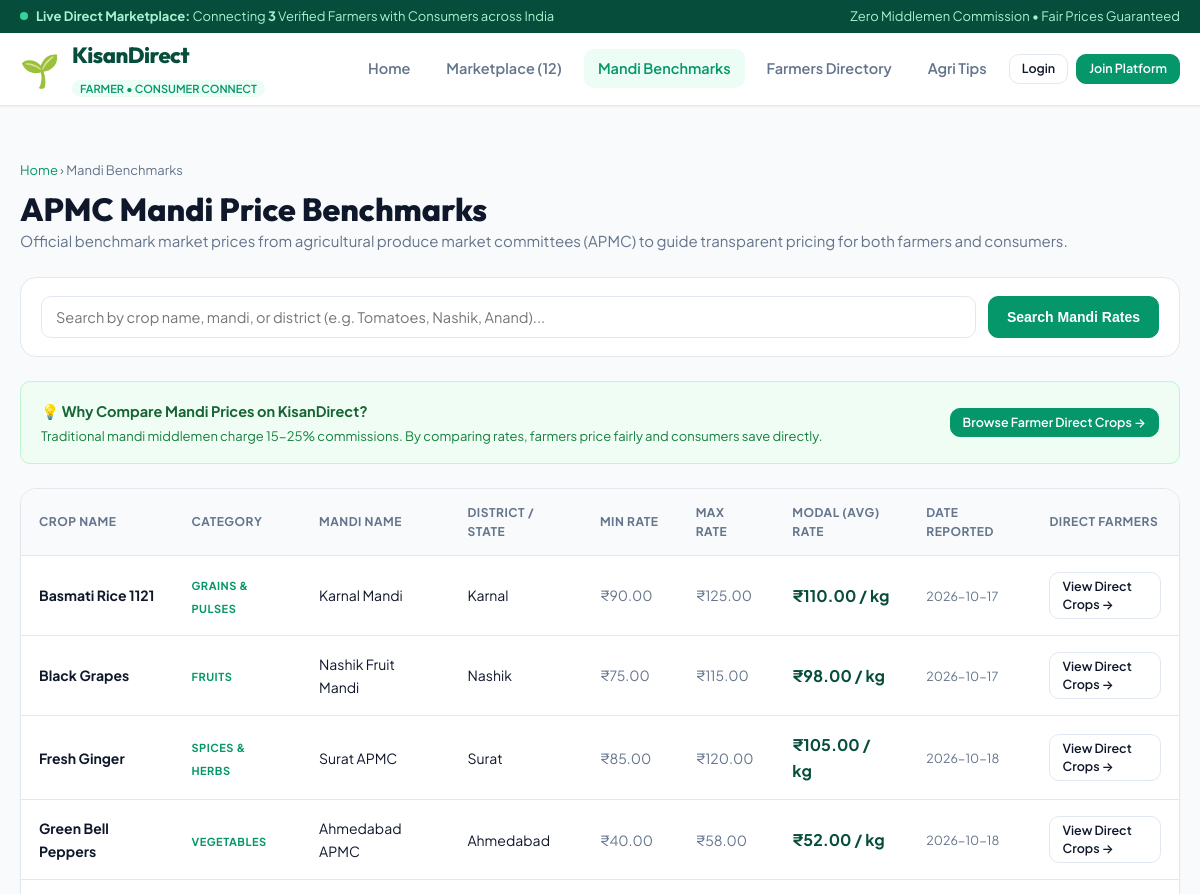
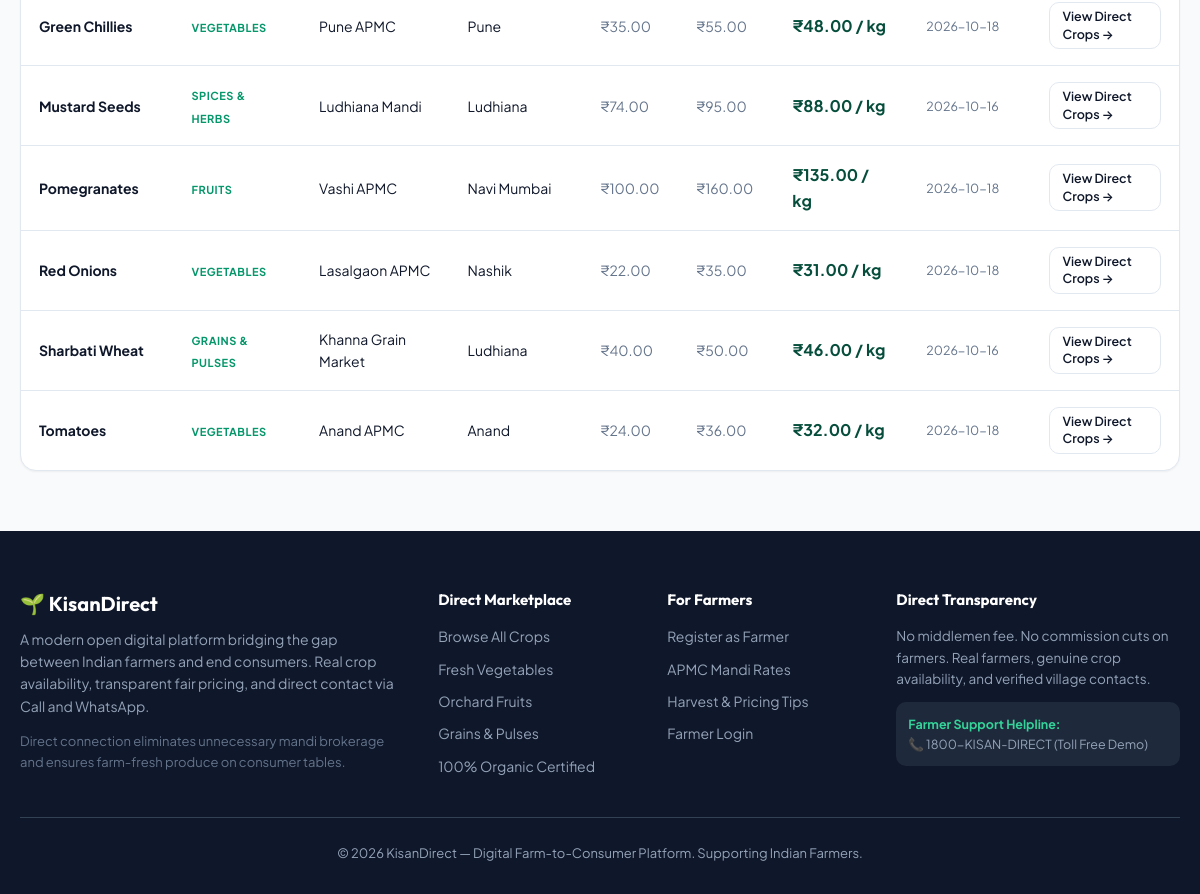
Page /mandi-prices on the committed database (2 pictures, top to bottom).
### tables this page shows
CREATE TABLE mandi_prices (
            id INTEGER PRIMARY KEY AUTOINCREMENT,
            crop_name TEXT NOT NULL,
            category TEXT NOT NULL,
            mandi_name TEXT NOT NULL,
            district TEXT NOT NULL,
            modal_price REAL NOT NULL,
            min_price REAL NOT NULL,
            max_price REAL NOT NULL,
            unit TEXT NOT NULL DEFAULT 'kg',
            date_reported TEXT NOT NULL
        );

### app.py (the view)
@app.route('/mandi-prices')
def mandi_prices():
    search = request.args.get('q', '').strip()
    conn = get_db()
    c = conn.cursor()
    if search:
        c.execute('''
            SELECT * FROM mandi_prices
            WHERE crop_name LIKE ? OR mandi_name LIKE ? OR district LIKE ?
            ORDER BY crop_name ASC
        ''', (f"%{search}%", f"%{search}%", f"%{search}%"))
    else:
        c.execute("SELECT * FROM mandi_prices ORDER BY crop_name ASC")
    prices = c.fetchall()
    conn.close()
    return render_template('mandi_prices.html', prices=prices, search_query=search)

### app.py (called while the page is built)
@app.template_filter('currency')
def currency_filter(val):
    try:
        return f"₹{float(val):,.2f}"
    except (ValueError, TypeError):
        return f"₹{val}"

@app.context_processor
def inject_global_data():
    conn = get_db()
    c = conn.cursor()
    c.execute("SELECT COUNT(*) FROM crops WHERE available_qty > 0")
    total_active_crops = c.fetchone()[0]
    c.execute("SELECT COUNT(*) FROM users WHERE role = 'farmer'")
    total_farmers = c.fetchone()[0]
    conn.close()
    return {
        'total_active_crops': total_active_crops,
        'total_farmers': total_farmers,
        'now': datetime.now()
    }

### database.py (called while the page is built)
def get_db():
    conn = sqlite3.connect(DATABASE)
    conn.row_factory = sqlite3.Row
    conn.execute("PRAGMA foreign_keys = ON")
    return conn

### templates/mandi_prices.html (shortened to what this page needs)
{% extends "base.html" %}
{% block content %}
<div class="container" style="padding-top: 30px; padding-bottom: 60px;">
    <div style="margin-bottom: 24px;">
        <span style="font-size: 13px; color: var(--text-muted);"><a href="{{ url_for('home') }}">Home</a> &rsaquo; Mandi Benchmarks</span>
        <h1 style="font-size: 32px; font-weight: 800; color: var(--text-main); margin-top: 8px;">APMC Mandi Price Benchmarks</h1>
        <p style="color: var(--text-muted); font-size: 15px;">
            Official benchmark market prices from agricultural produce market committees (APMC) to guide transparent pricing for both farmers and consumers.
        </p>
    </div>
    <div style="background-color: var(--bg-surface); border: 1px solid var(--border); border-radius: var(--radius-lg); padding: 18px 20px; margin-bottom: 24px;">
        <form method="GET" action="{{ url_for('mandi_prices') }}" style="display: flex; gap: 12px; flex-wrap: wrap;">
            <input type="text" name="q" placeholder="Search by crop name, mandi, or district (e.g. Tomatoes, Nashik, Anand)..." value="{{ search_query or '' }}" style="flex: 1; min-width: 260px;">
            <button type="submit" class="btn btn-primary">Search Mandi Rates</button>
        </form>
    </div>
    <div style="background-color: #f0fdf4; border: 1px solid #bbf7d0; border-radius: var(--radius-md); padding: 16px 20px; margin-bottom: 24px; display: flex; align-items: center; justify-content: space-between; flex-wrap: wrap; gap: 12px;">
        <div>
            <strong style="color: #166534; font-size: 14.5px;">💡 Why Compare Mandi Prices on KisanDirect?</strong>
            <p style="font-size: 13px; color: #15803d; margin-top: 2px;">
                Traditional mandi middlemen charge 15-25% commissions. By comparing rates, farmers price fairly and consumers save directly.
            </p>
        </div>
        <a href="{{ url_for('crops_catalog') }}" class="btn btn-sm btn-primary">Browse Farmer Direct Crops &rarr;</a>
    </div>
    <div class="table-card">
        <div class="table-responsive">
            <table>
                <thead>
                    <tr>
                        <th>Crop Name</th>
                        <th>Category</th>
                        <th>Mandi Name</th>
                        <th>District / State</th>
                        <th>Min Rate</th>
                        <th>Max Rate</th>
                        <th>Modal (Avg) Rate</th>
                        <th>Date Reported</th>
                        <th>Direct Farmers</th>
                    </tr>
                </thead>
                <tbody>
                    {% for price in prices %}
                    <tr>
                        <td><strong>{{ price.crop_name }}</strong></td>
                        <td><span class="crop-category-tag" style="font-size: 11px;">{{ price.category }}</span></td>
                        <td>{{ price.mandi_name }}</td>
                        <td>{{ price.district }}</td>
                        <td style="color: #64748b;">{{ price.min_price|currency }}</td>
                        <td style="color: #64748b;">{{ price.max_price|currency }}</td>
                        <td>
                            <strong style="color: var(--primary-dark); font-size: 16px;">
                                {{ price.modal_price|currency }} / {{ price.unit }}
                            </strong>
                        </td>
                        <td style="font-size: 12.5px; color: var(--text-muted);">{{ price.date_reported }}</td>
                        <td>
                            <a href="{{ url_for('crops_catalog', q=price.crop_name) }}" class="btn btn-sm btn-secondary">
                                View Direct Crops &rarr;
                            </a>
                        </td>
                    </tr>
                    {% else %}
                    <tr>
                        <td colspan="9" style="text-align: center; padding: 40px; color: var(--text-muted);">
                            No mandi price data found matching "{{ search_query }}".
                        </td>
                    </tr>
                    {% endfor %}
                </tbody>
            </table>
        </div>
    </div>
</div>
{% endblock %}

### static/css/style.css (style rules this page uses)
:root { --primary: #059669; --primary-hover: #047857; --primary-dark: #064e3b; --primary-light: #ecfdf5; --primary-border: #a7f3d0; --accent: #d97706; --accent-light: #fef3c7; --accent-border: #fde68a; --success: #16a34a; --warning: #eab308; --danger: #dc2626; --danger-light: #fee2e2; --info: #0284c7; --info-light: #e0f2fe; --bg-page: #f8fafc; --bg-surface: #ffffff; --bg-subtle: #f1f5f9; --text-main: #0f172a; --text-muted: #64748b; --text-subtle: #94a3b8; --text-inverse: #ffffff; --border: #e2e8f0; --border-focus: #10b981; --radius-sm: 6px; --radius-md: 10px; --radius-lg: 16px; --radius-full: 9999px; --shadow-sm: 0 1px 2px 0 rgba(0, 0, 0, 0.05); --shadow-md: 0 4px 6px -1px rgba(0, 0, 0, 0.07), 0 2px 4px -2px rgba(0, 0, 0, 0.05); --shadow-lg: 0 10px 15px -3px rgba(0, 0, 0, 0.08), 0 4px 6px -4px rgba(0, 0, 0, 0.04); --shadow-hover: 0 14px 25px -4px rgba(16, 185, 129, 0.15), 0 8px 10px -6px rgba(0, 0, 0, 0.04); --font-body: 'Plus Jakarta Sans', system-ui, -apple-system, sans-serif; --font-heading: 'Outfit', 'Plus Jakarta Sans', sans-serif; --transition: all 0.2s cubic-bezier(0.16, 1, 0.3, 1); }
* { margin: 0; padding: 0; box-sizing: border-box; }
body { font-family: var(--font-body); background-color: var(--bg-page); color: var(--text-main); line-height: 1.6; min-height: 100vh; display: flex; flex-direction: column; }
h1, h2, h3, h4, h5, h6 { font-family: var(--font-heading); color: var(--text-main); font-weight: 700; line-height: 1.25; }
a { color: var(--primary); text-decoration: none; transition: var(--transition); }
.container { max-width: 1200px; margin: 0 auto; padding: 0 20px; width: 100%; }
.btn { display: inline-flex; align-items: center; justify-content: center; gap: 8px; padding: 9px 18px; font-size: 14px; font-weight: 600; border-radius: var(--radius-md); border: 1px solid transparent; cursor: pointer; transition: var(--transition); text-decoration: none; line-height: 1.4; }
.btn-primary { background-color: var(--primary); color: #fff; border-color: var(--primary); }
.btn-secondary { background-color: #fff; color: var(--text-main); border-color: var(--border); }
.btn-sm { padding: 5px 12px; font-size: 12.5px; }
.crop-category-tag { font-size: 11px; font-weight: 700; color: var(--primary); text-transform: uppercase; letter-spacing: 0.5px; margin-bottom: 4px; }
.table-card { background-color: var(--bg-surface); border: 1px solid var(--border); border-radius: var(--radius-lg); overflow: hidden; box-shadow: var(--shadow-sm); }
.table-responsive { overflow-x: auto; }
table { width: 100%; border-collapse: collapse; text-align: left; font-size: 14px; }
th { background-color: #f8fafc; padding: 14px 18px; font-weight: 700; color: var(--text-muted); font-size: 12px; text-transform: uppercase; letter-spacing: 0.5px; border-bottom: 1px solid var(--border); }
td { padding: 16px 18px; border-bottom: 1px solid var(--border); color: var(--text-main); vertical-align: middle; }
tr:last-child td { border-bottom: none; }
input[type="text"], input[type="email"], input[type="tel"], input[type="password"], input[type="number"], input[type="date"], select, textarea { width: 100%; padding: 11px 14px; border: 1px solid var(--border); border-radius: var(--radius-md); font-family: inherit; font-size: 14.5px; color: var(--text-main); background-color: #fff; transition: var(--transition); outline: none; }

### rows in the picture
mandi_prices: crop_name "Basmati Rice 1121", category "GRAINS & PULSES", mandi_name "Karnal Mandi", district "Karnal", min_price "₹90.00", max_price "₹125.00", modal_price "₹110.00", unit "kg", date_reported "2026-10-17"
mandi_prices: crop_name "Black Grapes", category "FRUITS", mandi_name "Nashik Fruit Mandi", district "Nashik", min_price "₹75.00", max_price "₹115.00", modal_price "₹98.00", unit "kg", date_reported "2026-10-17"
mandi_prices: crop_name "Fresh Ginger", category "SPICES & HERBS", mandi_name "Surat APMC", district "Surat", min_price "₹85.00", max_price "₹120.00", modal_price "₹105.00", unit "kg", date_reported "2026-10-18"
mandi_prices: crop_name "Green Bell Peppers", category "VEGETABLES", mandi_name "Ahmedabad APMC", district "Ahmedabad", min_price "₹40.00", max_price "₹58.00", modal_price "₹52.00", unit "kg", date_reported "2026-10-18"
mandi_prices: crop_name "Green Chillies", category "VEGETABLES", mandi_name "Pune APMC", district "Pune", min_price "₹35.00", max_price "₹55.00", modal_price "₹48.00", unit "kg", date_reported "2026-10-18"
mandi_prices: crop_name "Mustard Seeds", category "SPICES & HERBS", mandi_name "Ludhiana Mandi", district "Ludhiana", min_price "₹74.00", max_price "₹95.00", modal_price "₹88.00", unit "kg", date_reported "2026-10-16"
mandi_prices: crop_name "Pomegranates", category "FRUITS", mandi_name "Vashi APMC", district "Navi Mumbai", min_price "₹100.00", max_price "₹160.00", modal_price "₹135.00", unit "kg", date_reported "2026-10-18"
mandi_prices: crop_name "Red Onions", category "VEGETABLES", mandi_name "Lasalgaon APMC", district "Nashik", min_price "₹22.00", max_price "₹35.00", modal_price "₹31.00", unit "kg", date_reported "2026-10-18"
mandi_prices: crop_name "Sharbati Wheat", category "GRAINS & PULSES", mandi_name "Khanna Grain Market", district "Ludhiana", min_price "₹40.00", max_price "₹50.00", modal_price "₹46.00", unit "kg", date_reported "2026-10-16"
mandi_prices: crop_name "Tomatoes", category "VEGETABLES", mandi_name "Anand APMC", district "Anand", min_price "₹24.00", max_price "₹36.00", modal_price "₹32.00", unit "kg", date_reported "2026-10-18"

### other values in the picture
{{ total_farmers }} "3"
{{ total_active_crops }} "12"
